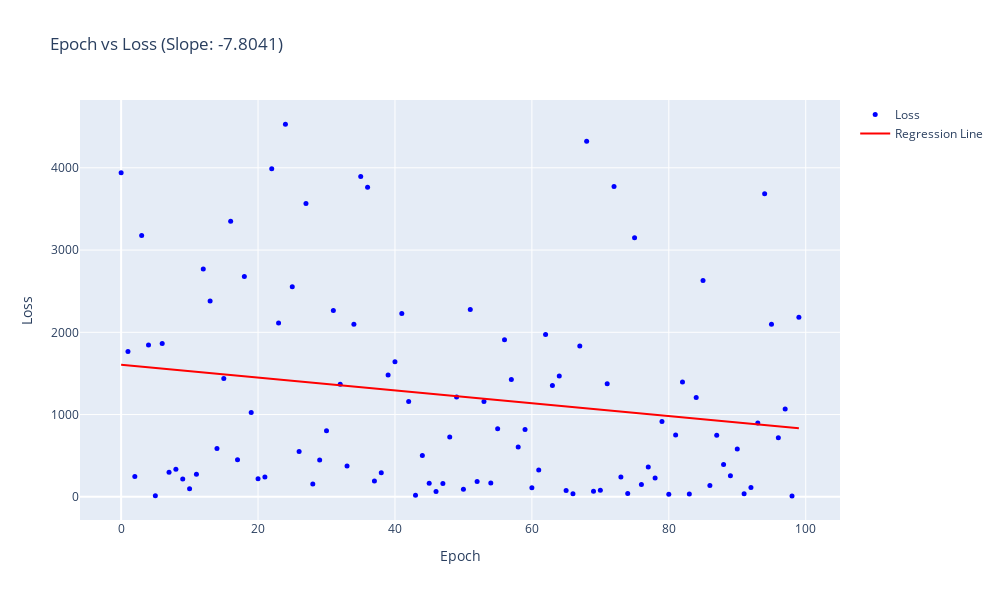

Source (notebook cell):
### Code cell
import pandas as pd
import plotly.graph_objects as go
from sklearn.linear_model import LinearRegression
import numpy as np

# Extract the data
epochs = report_data['epoch'].values.reshape(-1, 1)
losses = report_data['loss'].values

# Perform linear regression
reg = LinearRegression().fit(epochs, losses)
slope = reg.coef_[0]
intercept = reg.intercept_

# Calculate the regression line
regression_line = reg.predict(epochs)

# Create the 2D scatter plot
fig = go.Figure()

# Add the original data
fig.add_trace(go.Scatter(
    x=report_data['epoch'],
    y=report_data['loss'],
    mode='markers',
    marker=dict(
        size=5,
        color='blue'
    ),
    name='Loss',
    text=[f'Epoch: {e}<br>Loss: {l}' for e, l in zip(report_data['epoch'], report_data['loss'])],
    hoverinfo='text'
))

# Add the regression line
fig.add_trace(go.Scatter(
    x=report_data['epoch'],
    y=regression_line,
    mode='lines',
    line=dict(
        color='red'
    ),
    name='Regression Line'
))

# Update the layout
fig.update_layout(
    xaxis=dict(
        title='Epoch'
    ),
    yaxis=dict(
        title='Loss'
    ),
    width=1000,
    height=600,
    title=f'Epoch vs Loss (Slope: {slope:.4f})'
)

# Show the plot
fig.show()

# Print the slope to determine the trend
print(f"The slope of the regression line is {slope:.4f}")
if slope < 0:
    print("The values are trending down.")
elif slope > 0:
    print("The values are trending up.")
else:
    print("The values are constant.")
